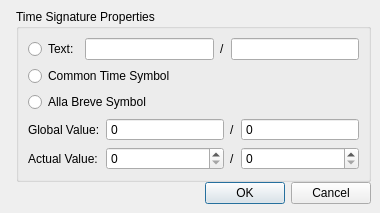
<?xml version="1.0" encoding="UTF-8"?>
<ui version="4.0">
 <class>TimeSigProperties</class>
 <widget class="QDialog" name="TimeSigProperties">
  <property name="geometry">
   <rect>
    <x>0</x>
    <y>0</y>
    <width>380</width>
    <height>211</height>
   </rect>
  </property>
  <property name="windowTitle">
   <string>Time Signature Properties</string>
  </property>
  <layout class="QHBoxLayout" name="horizontalLayout">
   <property name="spacing">
    <number>0</number>
   </property>
   <property name="margin">
    <number>0</number>
   </property>
   <item>
    <widget class="QLabel" name="label_3">
     <property name="sizePolicy">
      <sizepolicy hsizetype="Fixed" vsizetype="Ignored">
       <horstretch>0</horstretch>
       <verstretch>0</verstretch>
      </sizepolicy>
     </property>
     <property name="text">
      <string/>
     </property>
     <property name="pixmap">
      <pixmap resource="mscore.qrc">:/data/bg1.jpg</pixmap>
     </property>
    </widget>
   </item>
   <item>
    <layout class="QVBoxLayout" name="verticalLayout">
     <property name="margin">
      <number>9</number>
     </property>
     <item>
      <widget class="QGroupBox" name="groupBox">
       <property name="title">
        <string>Time Signature Properties</string>
       </property>
       <property name="flat">
        <bool>false</bool>
       </property>
       <layout class="QVBoxLayout" name="verticalLayout_2">
        <item>
         <layout class="QHBoxLayout" name="horizontalLayout_2">
          <item>
           <widget class="QRadioButton" name="textButton">
            <property name="text">
             <string>Text:</string>
            </property>
           </widget>
          </item>
          <item>
           <widget class="QLineEdit" name="zText"/>
          </item>
          <item>
           <widget class="QLabel" name="label">
            <property name="text">
             <string>/</string>
            </property>
           </widget>
          </item>
          <item>
           <widget class="QLineEdit" name="nText"/>
          </item>
         </layout>
        </item>
        <item>
         <widget class="QRadioButton" name="fourfourButton">
          <property name="text">
           <string>Common Time Symbol</string>
          </property>
         </widget>
        </item>
        <item>
         <widget class="QRadioButton" name="allaBreveButton">
          <property name="text">
           <string>Alla Breve Symbol</string>
          </property>
         </widget>
        </item>
        <item>
         <layout class="QGridLayout" name="gridLayout">
          <item row="1" column="2">
           <widget class="QLabel" name="label_5">
            <property name="text">
             <string>/</string>
            </property>
           </widget>
          </item>
          <item row="1" column="0">
           <widget class="QLabel" name="label_2">
            <property name="text">
             <string>Global Value:</string>
            </property>
           </widget>
          </item>
          <item row="2" column="0">
           <widget class="QLabel" name="label_4">
            <property name="text">
             <string>Actual Value:</string>
            </property>
           </widget>
          </item>
          <item row="1" column="1">
           <widget class="QSpinBox" name="zNominal">
            <property name="sizePolicy">
             <sizepolicy hsizetype="Expanding" vsizetype="Fixed">
              <horstretch>0</horstretch>
              <verstretch>0</verstretch>
             </sizepolicy>
            </property>
            <property name="readOnly">
             <bool>true</bool>
            </property>
            <property name="buttonSymbols">
             <enum>QAbstractSpinBox::NoButtons</enum>
            </property>
            <property name="maximum">
             <number>1000000</number>
            </property>
           </widget>
          </item>
          <item row="2" column="1">
           <widget class="QSpinBox" name="zActual">
            <property name="sizePolicy">
             <sizepolicy hsizetype="Expanding" vsizetype="Fixed">
              <horstretch>0</horstretch>
              <verstretch>0</verstretch>
             </sizepolicy>
            </property>
            <property name="maximum">
             <number>100000</number>
            </property>
           </widget>
          </item>
          <item row="1" column="3">
           <widget class="QSpinBox" name="nNominal">
            <property name="sizePolicy">
             <sizepolicy hsizetype="Expanding" vsizetype="Fixed">
              <horstretch>0</horstretch>
              <verstretch>0</verstretch>
             </sizepolicy>
            </property>
            <property name="readOnly">
             <bool>true</bool>
            </property>
            <property name="buttonSymbols">
             <enum>QAbstractSpinBox::NoButtons</enum>
            </property>
            <property name="maximum">
             <number>1000000</number>
            </property>
           </widget>
          </item>
          <item row="2" column="3">
           <widget class="QSpinBox" name="nActual">
            <property name="sizePolicy">
             <sizepolicy hsizetype="Expanding" vsizetype="Fixed">
              <horstretch>0</horstretch>
              <verstretch>0</verstretch>
             </sizepolicy>
            </property>
            <property name="maximum">
             <number>100000</number>
            </property>
           </widget>
          </item>
          <item row="2" column="2">
           <widget class="QLabel" name="label_6">
            <property name="text">
             <string>/</string>
            </property>
           </widget>
          </item>
         </layout>
        </item>
       </layout>
      </widget>
     </item>
     <item>
      <widget class="QDialogButtonBox" name="buttonBox">
       <property name="orientation">
        <enum>Qt::Horizontal</enum>
       </property>
       <property name="standardButtons">
        <set>QDialogButtonBox::Cancel|QDialogButtonBox::Ok</set>
       </property>
      </widget>
     </item>
    </layout>
   </item>
  </layout>
 </widget>
 <resources>
  <include location="mscore.qrc"/>
 </resources>
 <connections>
  <connection>
   <sender>buttonBox</sender>
   <signal>accepted()</signal>
   <receiver>TimeSigProperties</receiver>
   <slot>accept()</slot>
   <hints>
    <hint type="sourcelabel">
     <x>248</x>
     <y>254</y>
    </hint>
    <hint type="destinationlabel">
     <x>157</x>
     <y>274</y>
    </hint>
   </hints>
  </connection>
  <connection>
   <sender>buttonBox</sender>
   <signal>rejected()</signal>
   <receiver>TimeSigProperties</receiver>
   <slot>reject()</slot>
   <hints>
    <hint type="sourcelabel">
     <x>316</x>
     <y>260</y>
    </hint>
    <hint type="destinationlabel">
     <x>286</x>
     <y>274</y>
    </hint>
   </hints>
  </connection>
 </connections>
</ui>
